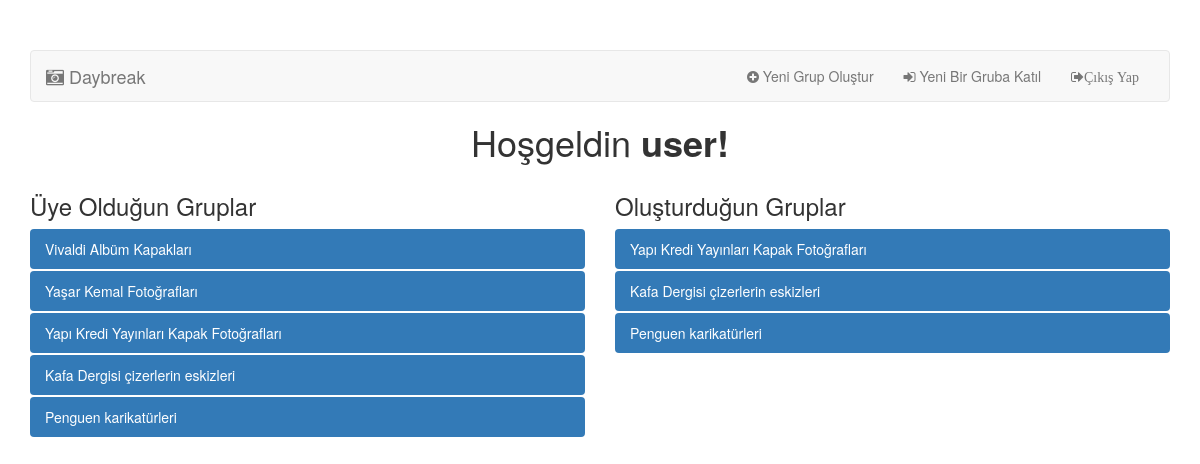
Before: /index.php (signed in) with the older database file.
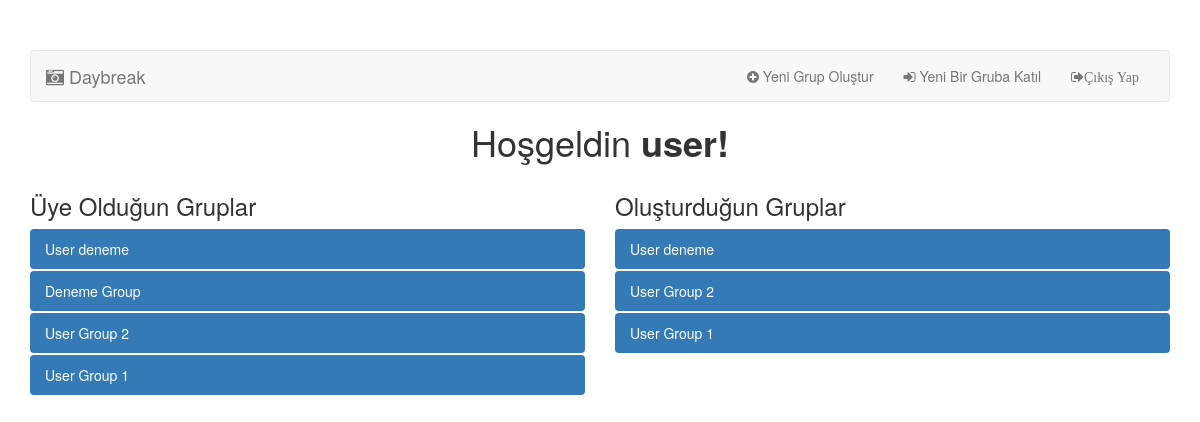
After: the same page with the newer database file.
### tables this page shows
CREATE TABLE `user_groups` (
  `id` int(11) NOT NULL,
  `users_id` int(11) UNSIGNED NOT NULL,
  `groups_id` int(11) UNSIGNED NOT NULL
);

CREATE TABLE `groups` (
  `id` int(11) UNSIGNED NOT NULL,
  `users_id` int(11) UNSIGNED NOT NULL,
  `name` text NOT NULL
);

### index.php (called while the page is built, shortened)
<? require_once "include/init.php";
$sql_createdgroups = $conn->query("SELECT user_groups.id,groups.name FROM groups INNER JOIN user_groups ON user_groups.groups_id=groups.id WHERE groups.users_id = ".$_SESSION['user_id']." AND user_groups.users_id =".$_SESSION['user_id']." ORDER BY id DESC");
$sql_createdgroups_result = $sql_createdgroups->fetchAll();
$sql_groupmember = $conn->query('SELECT user_groups.id,name FROM `user_groups` INNER JOIN groups ON groups.id=user_groups.groups_id WHERE user_groups.users_id= '.$_SESSION['user_id'].' ORDER BY user_groups.id DESC');
$sql_groupmember_result = $sql_groupmember->fetchAll();
include "views/groupspage.php"
?>

### views/groupspage.php (the view, shortened to what this page needs)
<? include "header.php";?>
<div class="container" style="margin-top: 50px;">
	<nav class="navbar navbar-default">
		<div class="container-fluid">
			<div class="navbar-header">
				<a class="navbar-brand" href="index.php"><i class="fa fa-camera-retro" aria-hidden="true"></i>
					Daybreak
				</a>
			</div>
			<div class="collapse navbar-collapse" id="bs-example-navbar-collapse-1">
				<ul class="nav navbar-nav navbar-right">
					<li>
						<a href="#" onclick="showNewGroup()"><i class="fa fa-plus-circle" aria-hidden="true"></i>
							Yeni Grup Oluştur
						</a>
					</li>
					<li>
						<a href="#" onclick="showJoinNewGroup()"><i class="fa fa-sign-in" aria-hidden="true"></i>
							Yeni Bir Gruba Katıl
						</a>
					</li>
					<li>
						<a href="exit.php"><i class="fa fa-sign-out" aria-hidden="true">Çıkış Yap</i></a>
					</li>
				</ul>
			</div>
		</div>
	</nav>
	<h1 style="text-align: center;">
		Hoşgeldin <strong><?=$_SESSION['sessionUserName']?>!</strong>
	</h1>
	<div class="row">
		<div class="col-md-6">
			<h3>Üye Olduğun Gruplar</h3>
			<ul class="nav nav-pills nav-stacked">
				<? foreach ($sql_groupmember_result as $groupMember):?>
				<li role="presentation" class="active"><a href="medias.php?id=<?=$groupMember['id']?>"> <?=$groupMember['name'];?></a></li>
				<?endforeach;?>
			</ul>
		</div>
		<div class="col-md-6">
			<h3>Oluşturduğun Gruplar</h3>
			<ul class="nav nav-pills nav-stacked">
				<? foreach ($sql_createdgroups_result as $createdGroups):?>
				<li role="presentation" class="active"><a href="medias.php?id=<?=$createdGroups['id']?>"> <?=$createdGroups['name'];?></a></li>
				<?endforeach;?>
			</ul>
		</div>
	</div>
</div>
<? include "footer.php"; ?>

Changed rows visible on the page:
removed user_groups: groups.name "Vivaldi Albüm Kapakları", shown under "Üye Olduğun Gruplar"
removed user_groups: groups.name "Yaşar Kemal Fotoğrafları", shown under "Üye Olduğun Gruplar"
removed user_groups: groups.name "Yapı Kredi Yayınları Kapak Fotoğrafları"
removed user_groups: groups.name "Kafa Dergisi çizerlerin eskizleri"
removed user_groups: groups.name "Penguen karikatürleri"
added user_groups: groups.name "User deneme"
added user_groups: groups.name "Deneme Group", shown under "Üye Olduğun Gruplar"
added user_groups: groups.name "User Group 2"
added user_groups: groups.name "User Group 1"
